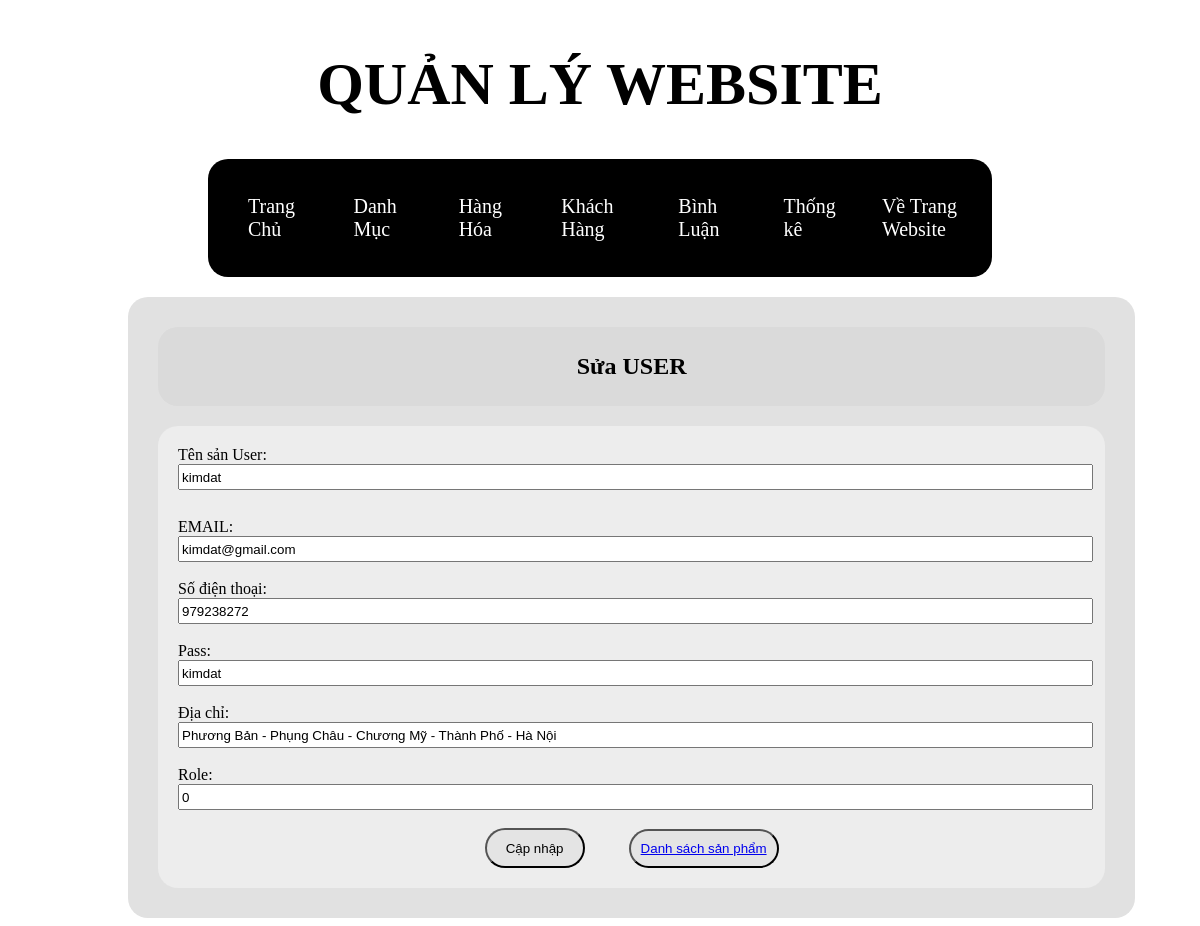
The app's page /admin/index.php?act=edituser&id=1 with its own data.
### tables this page shows
CREATE TABLE `user` (
  `id` int(11) NOT NULL,
  `user_name` varchar(100) NOT NULL,
  `email` varchar(100) NOT NULL,
  `sdt` int(13) NOT NULL,
  `pass` varchar(200) NOT NULL,
  `diachi` varchar(200) NOT NULL,
  `role` tinyint(4) NOT NULL DEFAULT 0
);

### model/pdo.php (called while the page is built, shortened)
<?php
function pdo_get_connection(){
    $dburl = "mysql:host=localhost;dbname=duanmau;charset=utf8";
    $username = 'root';
    $password = '';
    $conn = new PDO($dburl, $username, $password);
    $conn->setAttribute(PDO::ATTR_ERRMODE, PDO::ERRMODE_EXCEPTION);
    return $conn;
}
function pdo_query_one($sql){
    $sql_args = array_slice(func_get_args(), 1);
    try{
        $conn = pdo_get_connection();
        $stmt = $conn->prepare($sql);
        $stmt->execute($sql_args);
        $row = $stmt->fetch(PDO::FETCH_ASSOC);
        return $row;
    }
    catch(PDOException $e){
        throw $e;
    }
    finally{
        unset($conn);
    }
}

### model/khach-hang.php (called while the page is built, shortened)
<?php
function user_select_by_id($id)
{
    $sql = "SELECT * FROM user WHERE id=" . $id;
    $user = pdo_query_one($sql);
    return $user;
}

### admin/khachhang/updatekhachhang.php (the view, shortened to what this page needs)
<?php
if (is_array($user)) {
    extract($user);
}
?>
<div class="form">
    <div class="text-2">
        <h1>Sửa USER</h1>
    </div>
    <form class="form-add" action="index.php?act=updateuser" method="post">
        <div class="name">
            Tên sản User: <br />
            <input type="text" name="user_name" id="" value="<?php if (isset($user_name) && ($user_name != "")) echo $user_name ?>">
        </div>
        <br />
        <div class="dabam">
            EMAIL: <br />
            <input type="email" name="email" id="" value="<?php if (isset($email) && ($email != "")) echo $email ?>">
        </div>
        <br />
        <div class="price">
            Số điện thoại: <br />
            <input type="number" name="sdt" id="" value="<?php if (isset($sdt) && ($sdt != "")) echo $sdt ?>">
        </div>
        <br />
        <div class="price-del">
            Pass: <br />
            <input type="text" name="pass" id="" value="<?php if (isset($pass) && ($pass != "")) echo $pass ?>">
        </div>
        <br />
        <div class="price-del">
            Địa chỉ: <br />
            <input type="text" name="diachi" id="" value="<?php if (isset($diachi) && ($diachi != "")) echo $diachi ?>">
        </div>
        <br />
        <div class="price-del">
            Role: <br />
            <input type="text" name="role" id="" value="<?php if (isset($role) && ($role != "")) echo $role ?>">
        </div>
        <br />
        <div class="btn">
            <input type="submit" name="capnhapuser" id="" value="Cập nhập">
            <button><a href="index.php?act=listuser">Danh sách sản phẩm</a></button>
        </div>
    </form>
</div>
</div>

### views/css/add-category.css (style rules this page uses)
.form { background-color: rgb(225, 225, 225); padding: 20px; margin-top: 20px; border-radius: 20px; }
.text-2 { text-align: center }
.name { margin-bottom: 10px; }
.name input { width: 100%; height: 30px; }
.btn { text-align: center; }

### views/css/edit-category.css (style rules this page uses)
.form { background-color: rgb(225, 225, 225); padding: 20px; margin-top: 20px; border-radius: 20px; }
.text-2 { text-align: center; }
.name { margin-bottom: 10px; }
.name input { width: 100%; height: 30px; }
.btn { text-align: center; }

### views/css/add-product.css (style rules this page uses)
.form { padding: 30px; width: 80%; margin-left: 120px; }
.text-2 { font-size: 12px; text-align: center; background-color: #dadada; border-radius: 20px; padding: 10px; margin-bottom: 20px; }
.form-add { background-color: #ededed; border-radius: 20px; padding: 20px; }
.form-add input { width: 100%; height: 20px; }
.btn { text-align: center; }
.btn button { margin: 0 20px; padding: 10px; border-radius: 20px; background-color: #e4e4e4; }
.btn input { margin: 0 20px; padding: 10px; width: 100px; height: 40px; border-radius: 20px; background-color: #e4e4e4; }

### records on screen
user: user_name "kimdat", email "kimdat@gmail.com", sdt "979238272", pass "kimdat", diachi "Phương Bản - Phụng Châu - Chương Mỹ - Thành Phố - Hà Nội", role "0"
